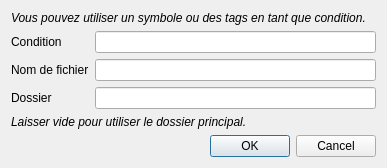
<?xml version="1.0" encoding="UTF-8"?>
<ui version="4.0">
 <class>conditionWindow</class>
 <widget class="QDialog" name="conditionWindow">
  <property name="windowModality">
   <enum>Qt::WindowModal</enum>
  </property>
  <property name="geometry">
   <rect>
    <x>0</x>
    <y>0</y>
    <width>387</width>
    <height>157</height>
   </rect>
  </property>
  <property name="windowTitle">
   <string>Grabber - Ajouter un symbole personnalisé</string>
  </property>
  <property name="windowIcon">
   <iconset resource="../resources.qrc">
    <normaloff>:/images/icon.ico</normaloff>:/images/icon.ico</iconset>
  </property>
  <layout class="QFormLayout" name="formLayout">
   <item row="0" column="0" colspan="2">
    <widget class="QLabel" name="label_3">
     <property name="text">
      <string>&lt;i&gt;Vous pouvez utiliser un symbole ou des tags en tant que condition.&lt;/i&gt;</string>
     </property>
    </widget>
   </item>
   <item row="1" column="0">
    <widget class="QLabel" name="label">
     <property name="text">
      <string>Condition</string>
     </property>
    </widget>
   </item>
   <item row="1" column="1">
    <widget class="QLineEdit" name="lineCondition"/>
   </item>
   <item row="2" column="0">
    <widget class="QLabel" name="label_2">
     <property name="text">
      <string>Nom de fichier</string>
     </property>
    </widget>
   </item>
   <item row="5" column="0" colspan="2">
    <widget class="QDialogButtonBox" name="buttonBox">
     <property name="orientation">
      <enum>Qt::Horizontal</enum>
     </property>
     <property name="standardButtons">
      <set>QDialogButtonBox::Cancel|QDialogButtonBox::Ok</set>
     </property>
    </widget>
   </item>
   <item row="2" column="1">
    <widget class="QLineEdit" name="lineFilename"/>
   </item>
   <item row="3" column="0">
    <widget class="QLabel" name="label_4">
     <property name="text">
      <string>Dossier</string>
     </property>
    </widget>
   </item>
   <item row="4" column="0" colspan="2">
    <widget class="QLabel" name="label_5">
     <property name="text">
      <string>&lt;i&gt;Laisser vide pour utiliser le dossier principal.&lt;/i&gt;</string>
     </property>
    </widget>
   </item>
   <item row="3" column="1">
    <widget class="QLineEdit" name="lineFolder"/>
   </item>
  </layout>
 </widget>
 <tabstops>
  <tabstop>lineCondition</tabstop>
  <tabstop>lineFilename</tabstop>
  <tabstop>buttonBox</tabstop>
 </tabstops>
 <resources>
  <include location="../resources.qrc"/>
 </resources>
 <connections>
  <connection>
   <sender>buttonBox</sender>
   <signal>accepted()</signal>
   <receiver>conditionWindow</receiver>
   <slot>accept()</slot>
   <hints>
    <hint type="sourcelabel">
     <x>236</x>
     <y>87</y>
    </hint>
    <hint type="destinationlabel">
     <x>157</x>
     <y>274</y>
    </hint>
   </hints>
  </connection>
  <connection>
   <sender>buttonBox</sender>
   <signal>rejected()</signal>
   <receiver>conditionWindow</receiver>
   <slot>reject()</slot>
   <hints>
    <hint type="sourcelabel">
     <x>252</x>
     <y>87</y>
    </hint>
    <hint type="destinationlabel">
     <x>286</x>
     <y>274</y>
    </hint>
   </hints>
  </connection>
 </connections>
</ui>
